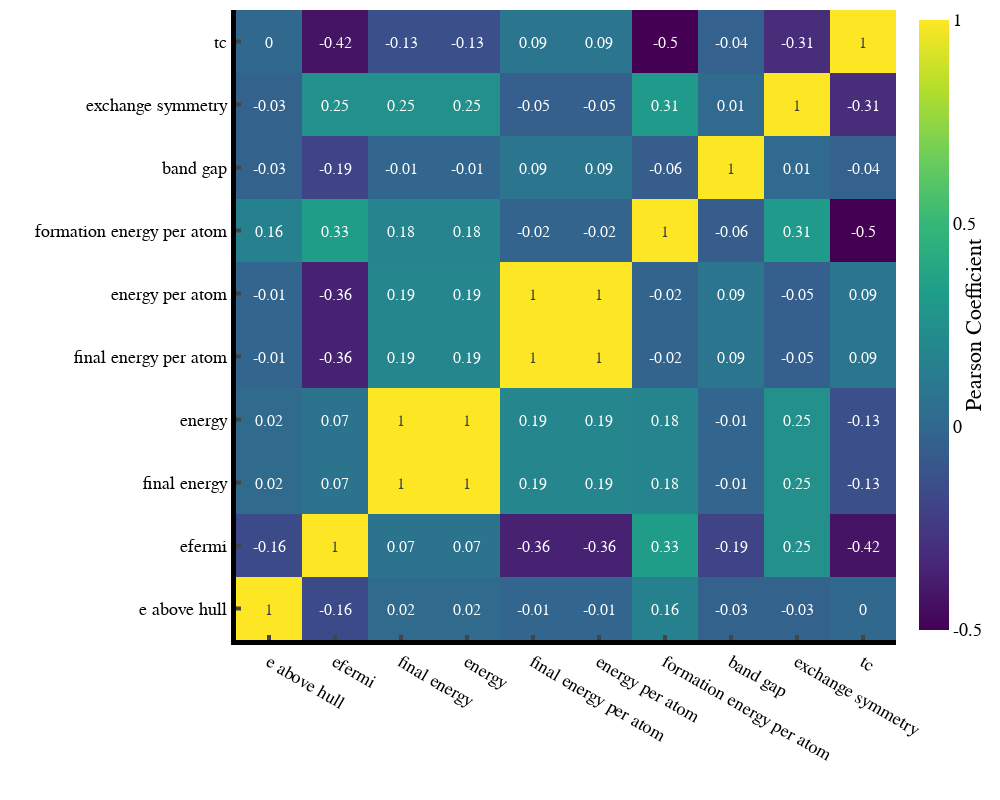

Notebook cell for this chart:
### Code cell
corr_matrix(df_MP_non_zero, electronic_properties, 1000, 800, 16)

### Figure 1 — Plotly figure (JSON) as saved in the notebook; plotly's stock layout.template omitted (floating-point values rounded to 4 significant figures; data arrays with more than 128 entries replaced by an {"elided": "..."} marker saying what was removed)
{"data": [{"colorbar": {"ticktext": [-1, -0.5, 0, 0.5, 1], "tickvals": [-1, -0.5, 0, 0.5, 1], "title": {"side": "right", "text": "Pearson Coefficient"}}, "colorscale": [[0, "#440154"], [0.1111, "#482878"], [0.2222, "#3e4989"], [0.3333, "#31688e"], [0.4444, "#26828e"], [0.5556, "#1f9e89"], [0.6667, "#35b779"], [0.7778, "#6ece58"], [0.8889, "#b5de2b"], [1, "#fde725"]], "text": {"elided": "12x12 float values"}, "textfont": {"size": 16}, "texttemplate": "%{text}", "type": "heatmap", "x": ["e above hull", "efermi", "final energy", "energy", "final energy per atom", "energy per atom", "formation energy per atom", "band gap", "exchange symmetry", "tc", "tc", "tc"], "y": ["e above hull", "efermi", "final energy", "energy", "final energy per atom", "energy per atom", "formation energy per atom", "band gap", "exchange symmetry", "tc", "tc", "tc"], "z": {"elided": "12x12 float values"}}], "layout": {"font": {"color": "black", "family": "Helvetica", "size": 18}, "height": 800, "margin": {"b": 5, "l": 5, "r": 5, "t": 10}, "paper_bgcolor": "white", "plot_bgcolor": "white", "width": 1000, "xaxis": {"linecolor": "black", "linewidth": 5, "showline": true, "ticklen": 5, "ticks": "inside", "tickwidth": 4, "title": {"text": ""}}, "yaxis": {"linecolor": "black", "linewidth": 5, "showline": true, "ticklen": 5, "ticks": "inside", "tickwidth": 4, "title": {"text": ""}}}}
